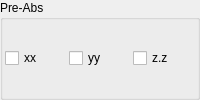
    <widget class="QGroupBox" name="groupBox">
     <property name="title">
      <string>Pre-Abs</string>
     </property>
     <layout class="QVBoxLayout" name="verticalLayout_3" stretch="0">
      <property name="spacing">
       <number>2</number>
      </property>
      <property name="leftMargin">
       <number>2</number>
      </property>
      <property name="topMargin">
       <number>2</number>
      </property>
      <property name="rightMargin">
       <number>2</number>
      </property>
      <property name="bottomMargin">
       <number>2</number>
      </property>
      <item>
       <layout class="QHBoxLayout" name="horizontalLayout_5" stretch="0,0,0">
        <property name="topMargin">
         <number>0</number>
        </property>
        <item>
         <widget class="MyCheckBox" name="checkBox_transf_function_enabledAx_false">
          <property name="text">
           <string notr="true">xx</string>
          </property>
         </widget>
        </item>
        <item>
         <widget class="MyCheckBox" name="checkBox_transf_function_enabledAy_false">
          <property name="text">
           <string notr="true">yy</string>
          </property>
         </widget>
        </item>
        <item>
         <widget class="MyCheckBox" name="checkBox_transf_function_enabledAz">
          <property name="text">
           <string notr="true">z.z</string>
          </property>
         </widget>
        </item>
       </layout>
      </item>
     </layout>
    </widget>
